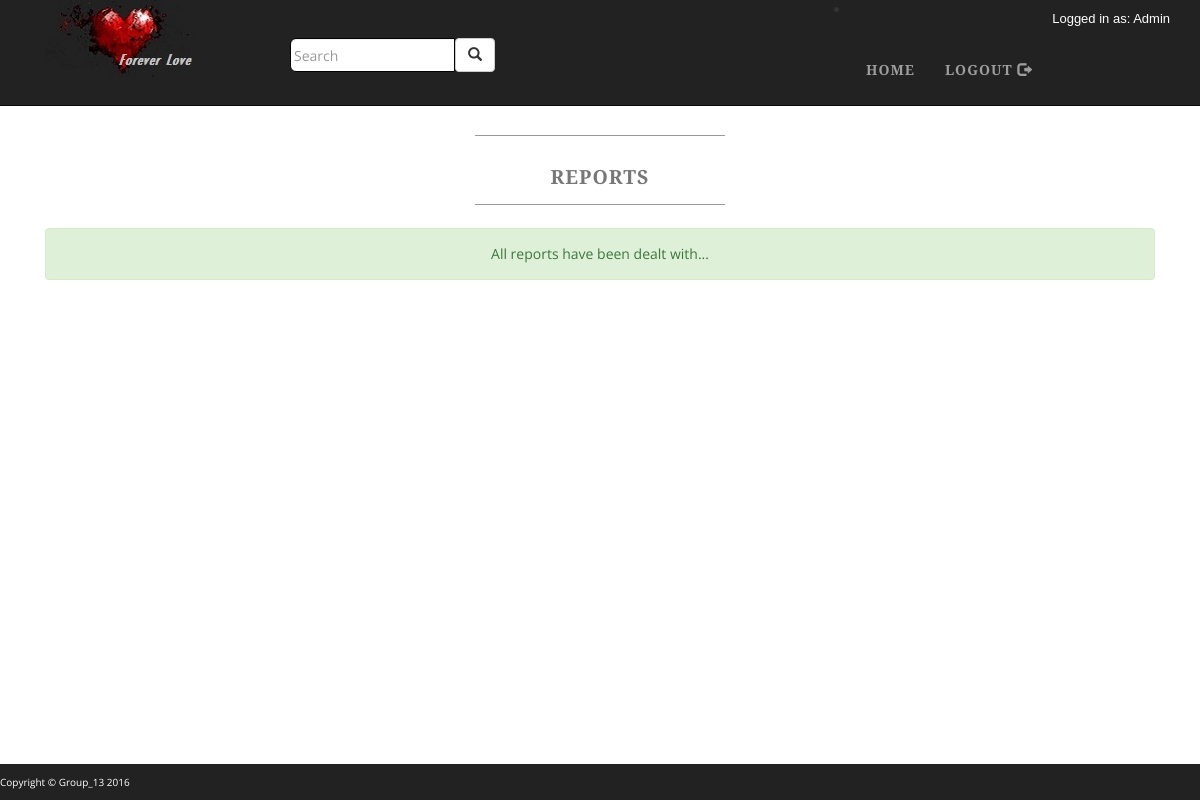
Page /secret_location/viewReportsPage.php on the earlier database version.
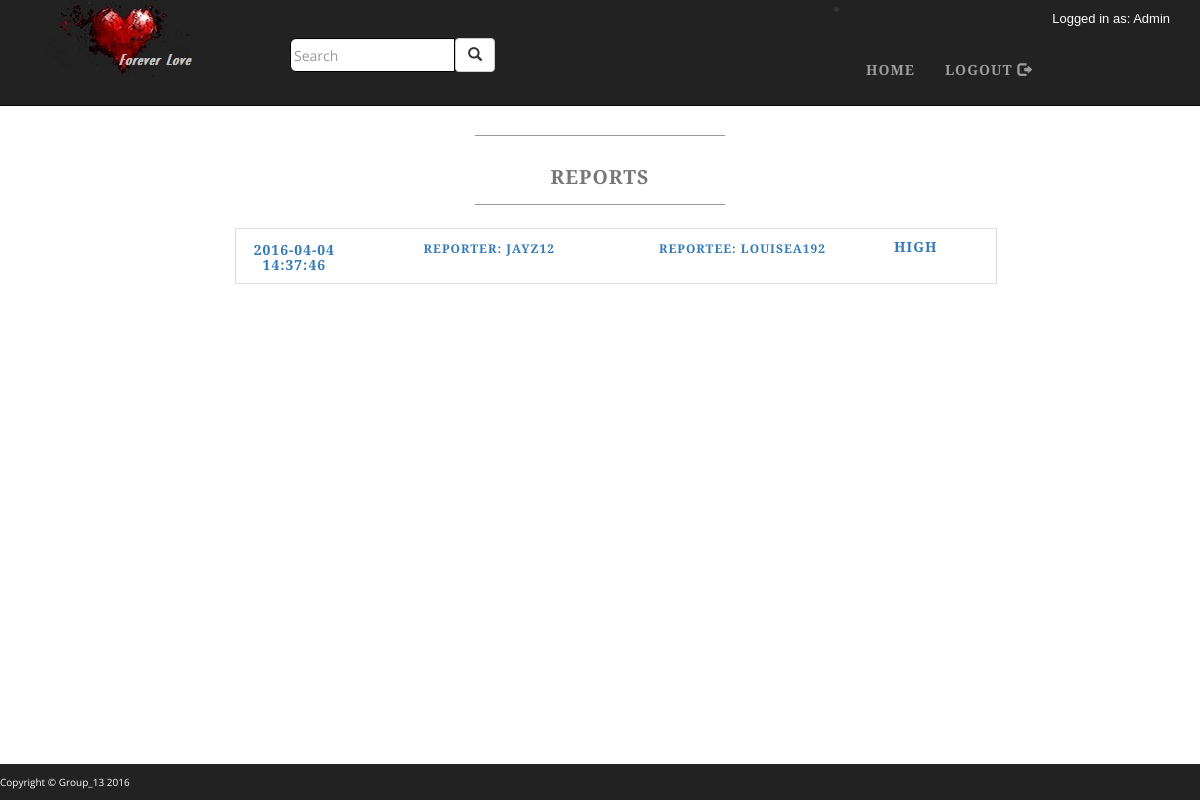
Same page on the later database version.
### tables this page shows
CREATE TABLE IF NOT EXISTS `banned_reports` (
  `report_id` int(11) NOT NULL AUTO_INCREMENT,
  `reporter_id` int(11) NOT NULL,
  `reportee_id` int(11) NOT NULL,
  `conversation_id` int(11) NOT NULL DEFAULT '0',
  `priority` int(11) NOT NULL DEFAULT '1',
  `content` text NOT NULL,
  `date_time` datetime NOT NULL DEFAULT CURRENT_TIMESTAMP,
  `view_conversation` tinyint(1) NOT NULL DEFAULT '0',
  `resolved` tinyint(1) NOT NULL DEFAULT '0',
  PRIMARY KEY (`report_id`),
  KEY `Reporter_id` (`reporter_id`),
  KEY `Reportee_id` (`reportee_id`),
  KEY `priority` (`priority`)
);

CREATE TABLE IF NOT EXISTS `registration_details` (
  `user_id` int(11) NOT NULL AUTO_INCREMENT,
  `username` varchar(32) NOT NULL,
  `first_name` varchar(32) NOT NULL,
  `last_name` varchar(32) NOT NULL,
  `password` varchar(256) NOT NULL,
  `email` varchar(128) NOT NULL,
  PRIMARY KEY (`user_id`),
  UNIQUE KEY `Username` (`username`,`email`)
);

### classes/Config.php (called while the page is built)
<?php
class Config{
    public static function get($path = null){
        if($path){
            $config = $GLOBALS['config'];
            $path = explode('/', $path);
            foreach($path as $bit){
                if(isset($config[$bit]))
                    $config = $config[$bit];
            }
            return $config;
        }
        return false;
    }
}

### classes/DB.php (called while the page is built, shortened)
<?php
class DB{
    private static $instance = null;
    private $pdo, $query, $error = false, $results, $count = 0;
    private function __construct(){
        try{
            $this->pdo = new PDO(
                'mysql:host='.Config::get('mysql/host').';dbname='.Config::get('mysql/db'),
                Config::get('mysql/username'),
                Config::get('mysql/password')
            );
        }catch (PDOException $e){
            die($e->getMessage());
        }
    }
    public static function getInstance(){
        if(!isset(self::$instance)){
            self::$instance = new DB();
        }
        return self::$instance;
    }
    public function query($sql, $params = []){
        if($this->query = $this->pdo->prepare($sql)){
            if($this->query->execute()){
                $this->results = $this->query->fetchAll(PDO::FETCH_OBJ);
            }
            else{
                $this->error = true;
            }
        }
        return $this;
    }
    public function results(){
        return $this->results;
    }
}

### classes/UserServiceMgr.php (called while the page is built, shortened)
<?php
class UserServiceMgr
{
    public static function getUsername($uid){
        $sql = "SELECT username " .
            "FROM registration_details ".
            "WHERE user_id = '".$uid."'";
        return DB::getInstance()->query($sql)->results()[0]->username;
    }
}

### classes/SearchServiceMgr.php (called while the page is built, shortened)
<?php
class SearchServiceMgr{
    public static function getChoices($table){
        $results = DB::getInstance()->query("SELECT id, choice FROM $table")->results();
        $array = [];
        foreach($results as $result){
            $array[$result->id] = $result->choice;
        }
        return $array;
    }
}

### secret_location/viewReportsPage.php (the view, shortened to what this page needs)
<!DOCTYPE html>
<html>
<head>
    <?php
    $reports = DB::getInstance()->query("SELECT * FROM banned_reports ORDER BY date_time DESC, priority DESC")->results();
    $priorities = SearchServiceMgr::getChoices('priority');
    ?>
    <link href="../css/bootstrap.min.css" rel="stylesheet">
    <link href="../css/custom-admin.css" rel="stylesheet">
</head>
<body class="full">
<div class="container">
    <div class="row">
        <div class="box">
            <div class="col-lg-12 text-center">
                <br><br>
                <hr class="tagline-divider">
                <h2>
                    <small>
                        <strong>Reports</strong>
                    </small>
                </h2>
                <hr class="tagline-divider"><br>
                    <?php
                    if($reports){
                        foreach ($reports as $report) {
                            ?>
                            <div class="row">
                                <div class="col-xs-offset-2">
                                    <div class="col-xs-10">
                                        <a href="reportPage.php?report_id=<?php echo $report->report_id; ?>">
                                            <div class="display_box">
                                                <div class="row">
                                                    <div class="col-xs-12">
                                                        <div class="media">
                                                            <div class="col-xs-2">
                                                                <div class="media-left media-middle" style="padding-top: 3px;">
                                                                    <h5 class="media-middle"><?php echo $report->date_time; ?></h5>
                                                                </div>
                                                            </div>
                                                            <div class="col-xs-4">
                                                                <div class="media-body" style="padding-top: 3px;">
                                                                    <h6 class="media-middle"><?php echo 'Reporter: '.UserServiceMgr::getUsername($report->reporter_id);?></h6>
                                                                </div>
                                                            </div>
                                                            <div class="col-xs-4">
                                                                <div class="media-body" style="padding-top: 3px;">
                                                                    <h6 class="media-middle"><?php echo 'Reportee: '.UserServiceMgr::getUsername($report->reportee_id);?></h6>
                                                                </div>
                                                            </div>
                                                            <div class="col-xs-2">
                                                                <div class="media-right media-middle">
                                                                    <h5 class="media-middle"><?php echo $priorities[$report->priority]; ?></h5>
                                                                </div>
                                                            </div>
                                                        </div>
                                                    </div>
                                                </div>
                                            </div>
                                        </a>
                                    </div>
                                </div>
                            </div>
                            <?php
                        }
                    }
                    else{?>
                        <div class= "alert alert-success" role="alert">
                            All reports have been dealt with...
                        </div>
                    <?php
                    }
                    ?>
            </div>
        </div>
    </div>
</div>
</body>
</html>

### css/custom-admin.css (style rules this page uses)
body { margin-top: 50px; }
.full { background: url('http://www.oakdenehouse.org.au/wp-content/uploads/2012/04/Background_Image1.png/') no-repeat center center fixed; -webkit-background-size: cover; -moz-background-size: cover; background-size: cover; -o-background-size: cover; }
form { width: 50%; display: inline-block; text-align: center; }
.navbar-nav { margin-top: 30px; }
body { font-family: "Open Sans","Helvetica Neue",Helvetica,Arial,sans-serif; }
h1, h2, h3, h4, h5, h6 { text-transform: uppercase; font-family: "Josefin Slab","Helvetica Neue",Helvetica,Arial,sans-serif; font-weight: 700; letter-spacing: 1px; }
.nav-text ul { text-transform: uppercase; font-family: "Josefin Slab","Helvetica Neue",Helvetica,Arial,sans-serif; font-weight: 700; letter-spacing: 1px; }
p { font-size: 1.25em; line-height: 1.6; color: #000; }
hr { max-width: 400px; border-color: #999999; }
.tagline-divider { margin: 15px auto 3px; max-width: 250px; border-color: #999999; }
.box { margin-bottom: 20px; padding: 30px 15px; background: #fff; background: rgba(255,255,255,0.9); }
footer p { margin: 0; padding: 10px 0; text-align: left; background: #222222; color: white; font-size: x-small; }
#input_search { border: solid 1px #000; border-top-left-radius: 6px; border-bottom-left-radius: 6px; padding: 3px; }
.display_box { border: solid 1px #dedede; }
.searchbar-area { margin-top: 30px; margin-left: 50px; line-height: 0px; }
@media screen and (min-width:1200px) { .box:after { content: ''; display: table; clear: both; } }
.logged-in { color: white; margin-top: 10px; margin-left: 20px; font-size: small; font-family: Arial; text-transform: none; font-weight: 100; }

Differences in the rows shown:
added banned_reports: date_time "2016-04-04 14:37:46", reporter.username "JAYZ12", reportee.username "LOUISEA192", priority "HIGH"
Other differences:
text no longer shown: "All reports have been dealt with..."
